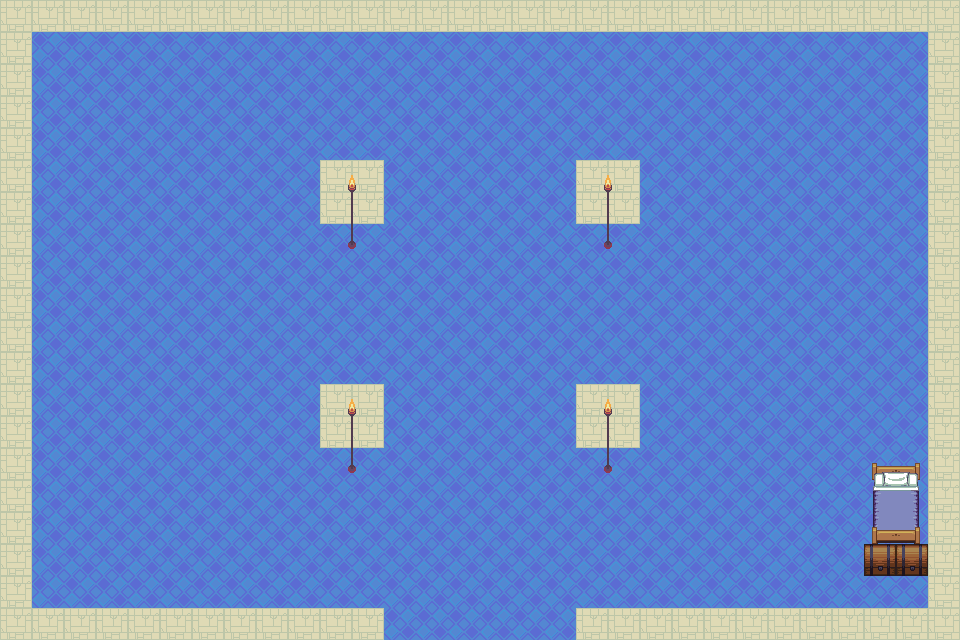

This game map was drawn from its Tiled (.tmx) file and the tilesets committed beside it. A one-line description and the trimmed map source follow:
An orthogonal 30x20 tile map with 32x32 px tiles, 4 tile layers (logic, background, Calque 2, Calque 3), 6 tilesets.

<map version="1.0" orientation="orthogonal" renderorder="right-down" width="30" height="20" tilewidth="32" tileheight="32" nextobjectid="1">
 <tileset firstgid="1" name="castlefloors" tilewidth="32" tileheight="32" tilecount="100" columns="10">
  <image source="tuiles/castlefloors.png" trans="ff00ff" width="320" height="320" />
 </tileset>
 <tileset firstgid="101" name="country" tilewidth="32" tileheight="32" tilecount="20" columns="5">
  <image source="tuiles/country.png" trans="ff00ff" width="160" height="128" />
 </tileset>
 <tileset firstgid="121" name="chests" tilewidth="32" tileheight="32" tilecount="6" columns="2">
  <image source="tuiles/chests.png" trans="ff00ff" width="64" height="96" />
 </tileset>
 <tileset firstgid="127" name="castlefloors_outside" tilewidth="32" tileheight="32" tilecount="20" columns="4">
  <image source="tuiles/castlefloors_outside.png" trans="ff00ff" width="128" height="160" />
 </tileset>
 <tileset firstgid="147" name="house" tilewidth="32" tileheight="32" tilecount="63" columns="9">
  <image source="tuiles/house.png" trans="ff00ff" width="288" height="224" />
 </tileset>
 <tileset firstgid="210" name="castle_lightsources" tilewidth="32" tileheight="32" tilecount="20" columns="5">
  <image source="tuiles/castle_lightsources.png" trans="ff00ff" width="160" height="128" />
 </tileset>
 <layer name="logic" width="30" height="20">
  <data>[600 cells, 114 non-empty, 1 distinct tile ids]</data>
 </layer>
 <layer name="background" width="30" height="20">
  <data>[600 cells, 600 non-empty, 1 distinct tile ids]</data>
 </layer>
 <layer name="Calque 2" width="30" height="20">
  <data>[600 cells, 114 non-empty, 8 distinct tile ids]</data>
 </layer>
 <layer name="Calque 3" width="30" height="20">
  <data>[600 cells, 24 non-empty, 6 distinct tile ids]</data>
 </layer>
</map>
